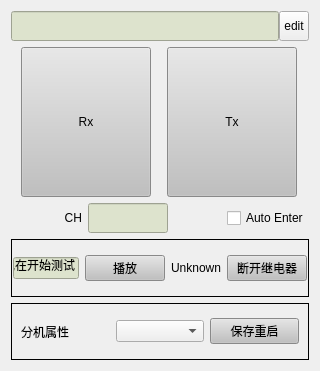
<?xml version="1.0" encoding="UTF-8"?>
<ui version="4.0">
 <class>ControlWidget</class>
 <widget class="QWidget" name="ControlWidget">
  <property name="geometry">
   <rect>
    <x>0</x>
    <y>0</y>
    <width>320</width>
    <height>371</height>
   </rect>
  </property>
  <property name="windowTitle">
   <string>Form</string>
  </property>
  <property name="layoutDirection">
   <enum>Qt::LeftToRight</enum>
  </property>
  <property name="styleSheet">
   <string notr="true">QWidget
{
/*	background-color: #f9f9f9;*/
}
QPushButton:!enabled
{
	background-color: #c00000;
}
QPushButton
{
	background-color: #c0c0c0;
}

QPushButton:checked
{
	background-color: #00C001;
}
QFrame
{
	border:1px solid black;
}
QLineEdit
{
	color: black;
	background-color: #dde3cd;
}
QLabel
{
	border:0px;
}</string>
  </property>
  <layout class="QVBoxLayout" name="verticalLayout">
   <item>
    <layout class="QHBoxLayout" name="horizontalLayout_3">
     <property name="spacing">
      <number>0</number>
     </property>
     <item>
      <widget class="QLineEdit" name="username_edit">
       <property name="enabled">
        <bool>false</bool>
       </property>
       <property name="sizePolicy">
        <sizepolicy hsizetype="Preferred" vsizetype="Fixed">
         <horstretch>0</horstretch>
         <verstretch>0</verstretch>
        </sizepolicy>
       </property>
       <property name="minimumSize">
        <size>
         <width>0</width>
         <height>30</height>
        </size>
       </property>
       <property name="maximumSize">
        <size>
         <width>16777215</width>
         <height>16777215</height>
        </size>
       </property>
       <property name="alignment">
        <set>Qt::AlignCenter</set>
       </property>
      </widget>
     </item>
     <item>
      <widget class="QToolButton" name="edit_button">
       <property name="maximumSize">
        <size>
         <width>30</width>
         <height>30</height>
        </size>
       </property>
       <property name="text">
        <string>edit</string>
       </property>
       <property name="icon">
        <iconset theme=":/ico/edit">
         <normaloff>.</normaloff>.</iconset>
       </property>
      </widget>
     </item>
    </layout>
   </item>
   <item>
    <layout class="QHBoxLayout" name="horizontalLayout">
     <item>
      <widget class="RxButton" name="rxButton">
       <property name="enabled">
        <bool>true</bool>
       </property>
       <property name="sizePolicy">
        <sizepolicy hsizetype="Expanding" vsizetype="Expanding">
         <horstretch>0</horstretch>
         <verstretch>0</verstretch>
        </sizepolicy>
       </property>
       <property name="maximumSize">
        <size>
         <width>130</width>
         <height>150</height>
        </size>
       </property>
       <property name="styleSheet">
        <string notr="true"/>
       </property>
       <property name="text">
        <string>Rx</string>
       </property>
       <property name="icon">
        <iconset theme=":/ico/vol">
         <normaloff>.</normaloff>.</iconset>
       </property>
       <property name="iconSize">
        <size>
         <width>50</width>
         <height>50</height>
        </size>
       </property>
       <property name="checkable">
        <bool>true</bool>
       </property>
      </widget>
     </item>
     <item>
      <widget class="QPushButton" name="txButton">
       <property name="enabled">
        <bool>true</bool>
       </property>
       <property name="sizePolicy">
        <sizepolicy hsizetype="Expanding" vsizetype="Expanding">
         <horstretch>0</horstretch>
         <verstretch>0</verstretch>
        </sizepolicy>
       </property>
       <property name="maximumSize">
        <size>
         <width>130</width>
         <height>150</height>
        </size>
       </property>
       <property name="styleSheet">
        <string notr="true"/>
       </property>
       <property name="text">
        <string>Tx</string>
       </property>
       <property name="icon">
        <iconset theme=":/ico/mic">
         <normaloff>.</normaloff>.</iconset>
       </property>
       <property name="iconSize">
        <size>
         <width>50</width>
         <height>50</height>
        </size>
       </property>
       <property name="checkable">
        <bool>true</bool>
       </property>
       <property name="flat">
        <bool>false</bool>
       </property>
      </widget>
     </item>
    </layout>
   </item>
   <item>
    <layout class="QHBoxLayout" name="horizontalLayout_2">
     <item>
      <spacer name="horizontalSpacer">
       <property name="orientation">
        <enum>Qt::Horizontal</enum>
       </property>
       <property name="sizeHint" stdset="0">
        <size>
         <width>40</width>
         <height>20</height>
        </size>
       </property>
      </spacer>
     </item>
     <item>
      <widget class="QLabel" name="label">
       <property name="layoutDirection">
        <enum>Qt::RightToLeft</enum>
       </property>
       <property name="text">
        <string>CH</string>
       </property>
       <property name="alignment">
        <set>Qt::AlignRight|Qt::AlignTrailing|Qt::AlignVCenter</set>
       </property>
      </widget>
     </item>
     <item>
      <widget class="QLineEdit" name="channel_edit">
       <property name="sizePolicy">
        <sizepolicy hsizetype="Fixed" vsizetype="Fixed">
         <horstretch>0</horstretch>
         <verstretch>0</verstretch>
        </sizepolicy>
       </property>
       <property name="minimumSize">
        <size>
         <width>0</width>
         <height>30</height>
        </size>
       </property>
       <property name="maximumSize">
        <size>
         <width>80</width>
         <height>16777215</height>
        </size>
       </property>
       <property name="alignment">
        <set>Qt::AlignLeading|Qt::AlignLeft|Qt::AlignVCenter</set>
       </property>
      </widget>
     </item>
     <item>
      <spacer name="horizontalSpacer_2">
       <property name="orientation">
        <enum>Qt::Horizontal</enum>
       </property>
       <property name="sizeHint" stdset="0">
        <size>
         <width>40</width>
         <height>20</height>
        </size>
       </property>
      </spacer>
     </item>
     <item>
      <widget class="QCheckBox" name="autoEnterCheckBox">
       <property name="layoutDirection">
        <enum>Qt::LeftToRight</enum>
       </property>
       <property name="text">
        <string>Auto Enter</string>
       </property>
      </widget>
     </item>
    </layout>
   </item>
   <item>
    <widget class="QFrame" name="testBroadcastFrame">
     <property name="frameShape">
      <enum>QFrame::StyledPanel</enum>
     </property>
     <property name="frameShadow">
      <enum>QFrame::Raised</enum>
     </property>
     <layout class="QHBoxLayout" name="horizontalLayout_4">
      <property name="leftMargin">
       <number>1</number>
      </property>
      <property name="topMargin">
       <number>1</number>
      </property>
      <property name="rightMargin">
       <number>1</number>
      </property>
      <property name="bottomMargin">
       <number>1</number>
      </property>
      <item>
       <widget class="QLineEdit" name="broadcastText">
        <property name="text">
         <string>现在开始测试</string>
        </property>
       </widget>
      </item>
      <item>
       <widget class="QPushButton" name="playBtn">
        <property name="text">
         <string>播放</string>
        </property>
       </widget>
      </item>
      <item>
       <widget class="QLabel" name="status">
        <property name="text">
         <string>Unknown</string>
        </property>
       </widget>
      </item>
      <item>
       <widget class="QPushButton" name="closeRelay">
        <property name="text">
         <string>断开继电器</string>
        </property>
       </widget>
      </item>
     </layout>
    </widget>
   </item>
   <item>
    <widget class="QFrame" name="propertyFrame">
     <layout class="QHBoxLayout" name="horizontalLayout_5">
      <item>
       <widget class="QLabel" name="label_2">
        <property name="text">
         <string>分机属性</string>
        </property>
       </widget>
      </item>
      <item>
       <widget class="QComboBox" name="extension_type"/>
      </item>
      <item>
       <widget class="QPushButton" name="save">
        <property name="text">
         <string>保存重启</string>
        </property>
       </widget>
      </item>
     </layout>
    </widget>
   </item>
  </layout>
 </widget>
 <customwidgets>
  <customwidget>
   <class>RxButton</class>
   <extends>QPushButton</extends>
   <header>rxbutton.h</header>
  </customwidget>
 </customwidgets>
 <resources/>
 <connections/>
</ui>
